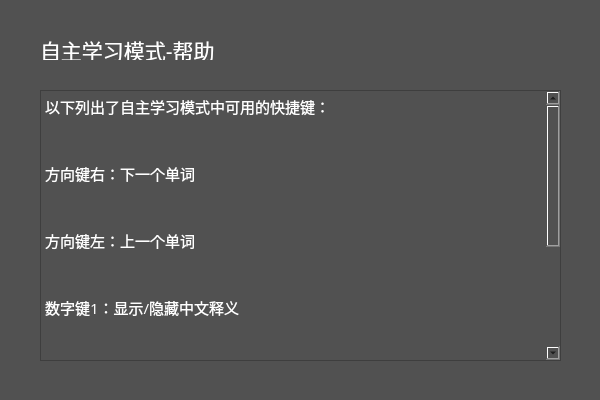
<?xml version="1.0" encoding="UTF-8"?>
<ui version="4.0">
 <class>LearnHelp</class>
 <widget class="QDialog" name="LearnHelp">
  <property name="geometry">
   <rect>
    <x>0</x>
    <y>0</y>
    <width>600</width>
    <height>400</height>
   </rect>
  </property>
  <property name="windowTitle">
   <string>自主学习模式-帮助</string>
  </property>
  <property name="styleSheet">
   <string notr="true">background-color: rgb(81, 81, 81);v</string>
  </property>
  <widget class="QTextBrowser" name="textBrowser">
   <property name="geometry">
    <rect>
     <x>40</x>
     <y>90</y>
     <width>521</width>
     <height>271</height>
    </rect>
   </property>
   <property name="font">
    <font>
     <family>等线</family>
     <pointsize>12</pointsize>
    </font>
   </property>
   <property name="styleSheet">
    <string notr="true">color: rgb(255, 255, 255);</string>
   </property>
   <property name="html">
    <string>&lt;!DOCTYPE HTML PUBLIC &quot;-//W3C//DTD HTML 4.0//EN&quot; &quot;http://www.w3.org/TR/REC-html40/strict.dtd&quot;&gt;
&lt;html&gt;&lt;head&gt;&lt;meta name=&quot;qrichtext&quot; content=&quot;1&quot; /&gt;&lt;style type=&quot;text/css&quot;&gt;
p, li { white-space: pre-wrap; }
&lt;/style&gt;&lt;/head&gt;&lt;body style=&quot; font-family:'等线'; font-size:12pt; font-weight:400; font-style:normal;&quot;&gt;
&lt;p style=&quot; margin-top:0px; margin-bottom:0px; margin-left:0px; margin-right:0px; -qt-block-indent:0; text-indent:0px;&quot;&gt;&lt;span style=&quot; font-size:11pt;&quot;&gt;以下列出了自主学习模式中可用的快捷键：&lt;/span&gt;&lt;/p&gt;
&lt;p style=&quot;-qt-paragraph-type:empty; margin-top:0px; margin-bottom:0px; margin-left:0px; margin-right:0px; -qt-block-indent:0; text-indent:0px; font-size:11pt;&quot;&gt;&lt;br /&gt;&lt;/p&gt;
&lt;p style=&quot;-qt-paragraph-type:empty; margin-top:0px; margin-bottom:0px; margin-left:0px; margin-right:0px; -qt-block-indent:0; text-indent:0px; font-size:11pt;&quot;&gt;&lt;br /&gt;&lt;/p&gt;
&lt;p style=&quot; margin-top:0px; margin-bottom:0px; margin-left:0px; margin-right:0px; -qt-block-indent:0; text-indent:0px;&quot;&gt;&lt;span style=&quot; font-size:11pt;&quot;&gt;方向键右：下一个单词&lt;/span&gt;&lt;/p&gt;
&lt;p style=&quot;-qt-paragraph-type:empty; margin-top:0px; margin-bottom:0px; margin-left:0px; margin-right:0px; -qt-block-indent:0; text-indent:0px; font-size:11pt;&quot;&gt;&lt;br /&gt;&lt;/p&gt;
&lt;p style=&quot;-qt-paragraph-type:empty; margin-top:0px; margin-bottom:0px; margin-left:0px; margin-right:0px; -qt-block-indent:0; text-indent:0px; font-size:11pt;&quot;&gt;&lt;br /&gt;&lt;/p&gt;
&lt;p style=&quot; margin-top:0px; margin-bottom:0px; margin-left:0px; margin-right:0px; -qt-block-indent:0; text-indent:0px;&quot;&gt;&lt;span style=&quot; font-size:11pt;&quot;&gt;方向键左：上一个单词&lt;/span&gt;&lt;/p&gt;
&lt;p style=&quot;-qt-paragraph-type:empty; margin-top:0px; margin-bottom:0px; margin-left:0px; margin-right:0px; -qt-block-indent:0; text-indent:0px; font-size:11pt;&quot;&gt;&lt;br /&gt;&lt;/p&gt;
&lt;p style=&quot;-qt-paragraph-type:empty; margin-top:0px; margin-bottom:0px; margin-left:0px; margin-right:0px; -qt-block-indent:0; text-indent:0px; font-size:11pt;&quot;&gt;&lt;br /&gt;&lt;/p&gt;
&lt;p style=&quot; margin-top:0px; margin-bottom:0px; margin-left:0px; margin-right:0px; -qt-block-indent:0; text-indent:0px;&quot;&gt;&lt;span style=&quot; font-size:11pt;&quot;&gt;数字键1：显示/隐藏中文释义&lt;/span&gt;&lt;/p&gt;
&lt;p style=&quot;-qt-paragraph-type:empty; margin-top:0px; margin-bottom:0px; margin-left:0px; margin-right:0px; -qt-block-indent:0; text-indent:0px; font-size:11pt;&quot;&gt;&lt;br /&gt;&lt;/p&gt;
&lt;p style=&quot;-qt-paragraph-type:empty; margin-top:0px; margin-bottom:0px; margin-left:0px; margin-right:0px; -qt-block-indent:0; text-indent:0px; font-size:11pt;&quot;&gt;&lt;br /&gt;&lt;/p&gt;
&lt;p style=&quot; margin-top:0px; margin-bottom:0px; margin-left:0px; margin-right:0px; -qt-block-indent:0; text-indent:0px;&quot;&gt;&lt;span style=&quot; font-size:11pt;&quot;&gt;数字键2：显示/隐藏英文拼写&lt;/span&gt;&lt;/p&gt;
&lt;p style=&quot;-qt-paragraph-type:empty; margin-top:0px; margin-bottom:0px; margin-left:0px; margin-right:0px; -qt-block-indent:0; text-indent:0px; font-size:11pt;&quot;&gt;&lt;br /&gt;&lt;/p&gt;
&lt;p style=&quot;-qt-paragraph-type:empty; margin-top:0px; margin-bottom:0px; margin-left:0px; margin-right:0px; -qt-block-indent:0; text-indent:0px; font-size:11pt;&quot;&gt;&lt;br /&gt;&lt;/p&gt;
&lt;p style=&quot; margin-top:0px; margin-bottom:0px; margin-left:0px; margin-right:0px; -qt-block-indent:0; text-indent:0px;&quot;&gt;&lt;span style=&quot; font-size:11pt;&quot;&gt;数字键3：朗读当前单词&lt;/span&gt;&lt;/p&gt;
&lt;p style=&quot;-qt-paragraph-type:empty; margin-top:0px; margin-bottom:0px; margin-left:0px; margin-right:0px; -qt-block-indent:0; text-indent:0px; font-size:11pt;&quot;&gt;&lt;br /&gt;&lt;/p&gt;
&lt;p style=&quot;-qt-paragraph-type:empty; margin-top:0px; margin-bottom:0px; margin-left:0px; margin-right:0px; -qt-block-indent:0; text-indent:0px; font-size:11pt;&quot;&gt;&lt;br /&gt;&lt;/p&gt;
&lt;p style=&quot;-qt-paragraph-type:empty; margin-top:0px; margin-bottom:0px; margin-left:0px; margin-right:0px; -qt-block-indent:0; text-indent:0px; font-size:11pt;&quot;&gt;&lt;br /&gt;&lt;/p&gt;
&lt;p style=&quot;-qt-paragraph-type:empty; margin-top:0px; margin-bottom:0px; margin-left:0px; margin-right:0px; -qt-block-indent:0; text-indent:0px; font-size:11pt;&quot;&gt;&lt;br /&gt;&lt;/p&gt;&lt;/body&gt;&lt;/html&gt;</string>
   </property>
  </widget>
  <widget class="QLabel" name="label">
   <property name="geometry">
    <rect>
     <x>40</x>
     <y>40</y>
     <width>261</width>
     <height>20</height>
    </rect>
   </property>
   <property name="font">
    <font>
     <family>等线</family>
     <pointsize>16</pointsize>
    </font>
   </property>
   <property name="styleSheet">
    <string notr="true">color: rgb(255, 255, 255);</string>
   </property>
   <property name="text">
    <string>自主学习模式-帮助</string>
   </property>
  </widget>
 </widget>
 <resources/>
 <connections/>
</ui>
